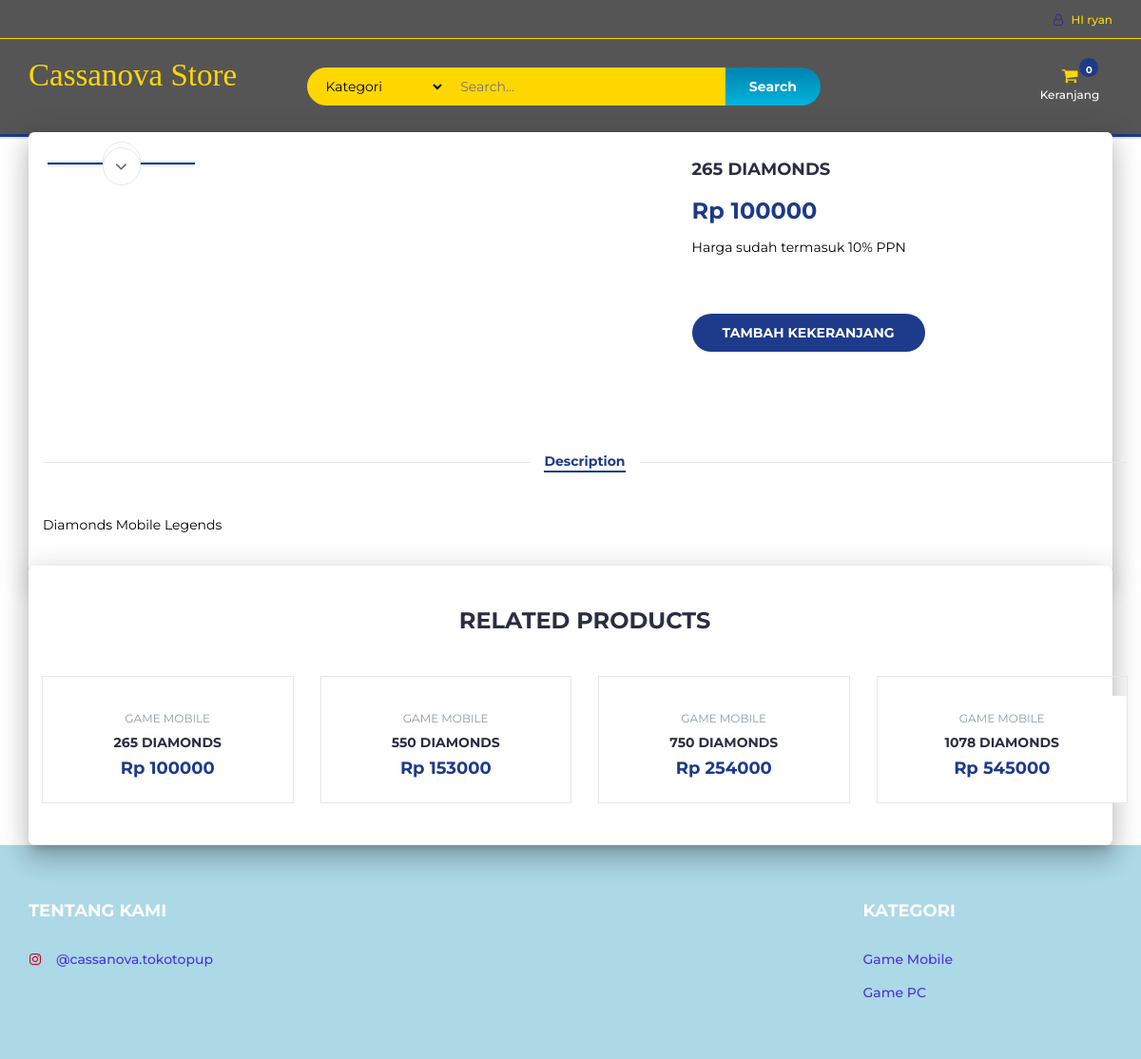
The page /product.php?p=5 (signed in) on the database its author committed.
### tables this page shows
CREATE TABLE `user_info` (
  `user_id` int(10) NOT NULL,
  `first_name` varchar(100) NOT NULL,
  `last_name` varchar(100) NOT NULL,
  `email` varchar(300) NOT NULL,
  `password` varchar(300) NOT NULL,
  `mobile` varchar(15) NOT NULL,
  `address1` varchar(300) NOT NULL,
  `address2` varchar(11) NOT NULL
);

CREATE TABLE `products` (
  `product_id` int(100) NOT NULL,
  `product_cat` int(100) NOT NULL,
  `product_brand` int(100) NOT NULL,
  `product_title` varchar(255) NOT NULL,
  `product_price` int(100) NOT NULL,
  `product_desc` text NOT NULL,
  `product_image` text NOT NULL,
  `product_keywords` text NOT NULL
);

CREATE TABLE `categories` (
  `cat_id` int(100) NOT NULL,
  `cat_title` text NOT NULL
);

### product.php (the view, shortened to what this page needs)
<?php
include "header.php";
?>
		<div class="section main main-raised">
			<div class="container">
				<div class="row">
					<?php
								include 'db.php';
								$product_id = $_GET['p'];
								$sql = " SELECT * FROM products WHERE product_id = $product_id";
								$result = mysqli_query($con, $sql);
								if (mysqli_num_rows($result) > 0)
								{
									while($row = mysqli_fetch_assoc($result))
									{
									echo '
                                <div class="col-md-5 col-md-push-2">
                                <div id="product-main-img">
                                    <div class="product-preview">
                                        <img src="product_images/'.$row['product_image'].'" alt="">
                                    </div>
                                    <div class="product-preview">
                                        <img src="product_images/'.$row['product_image'].'" alt="">
                                    </div>
                                    <div class="product-preview">
                                        <img src="product_images/'.$row['product_image'].'" alt="">
                                    </div>
                                    <div class="product-preview">
                                        <img src="product_images/'.$row['product_image'].'" alt="">
                                    </div>
                                </div>
                            </div>
                                <div class="col-md-2  col-md-pull-5">
                                <div id="product-imgs">
                                    <div class="product-preview">
                                        <img src="product_images/'.$row['product_image'].'" alt="">
                                    </div>
                                    <div class="product-preview">
                                        <img src="product_images/'.$row['product_image'].'" alt="">
                                    </div>
                                    <div class="product-preview">
                                        <img src="product_images/'.$row['product_image'].'g" alt="">
                                    </div>
                                    <div class="product-preview">
                                        <img src="product_images/'.$row['product_image'].'" alt="">
                                    </div>
                                </div>
                            </div>
									';
									?>
									<?php
									echo '
                    <div class="col-md-5">
						<div class="product-details">
							<h2 class="product-name">'.$row['product_title'].'</h2>
							<div>
								<h3 class="product-price">Rp '.$row['product_price'].'<del class="product-old-price"></del></h3>
							</div>
							<p>Harga sudah termasuk 10% PPN</p>
							<div class="add-to-cart">
								<div class="btn-group" style="margin-top: 50px">
								<button class="add-to-cart-btn" pid="'.$row['product_id'].'"  id="product"><i class="fa fa-shopping-cart"></i> Tambah Kekeranjang</button>
                                </div>
							</div>
						</div>
					</div>
					<div class="col-md-12">
						<div id="product-tab">
							<ul class="tab-nav">
								<li class="active"><a data-toggle="tab" href="#tab1">Description</a></li>
							</ul>
							<div class="tab-content">
								<div id="tab1" class="tab-pane fade in active">
									<div class="row">
										<div class="col-md-12">
										<p class="product-desc">'.$row['product_desc'].'</p>
										</div>
									</div>
								</div>
							</div>
						</div>
					</div>
				</div>
			</div>
		</div>
		<div class="section main main-raised">
			<div class="container">
				<div class="row">
					<div class="col-md-12">
						<div class="section-title text-center">
							<h3 class="title">Related Products</h3>
						</div>
					</div>
                    ';
									}
								}
								?>
								<?php
                    include 'db.php';
								$product_id = $_GET['p'];
					$product_query = "SELECT * FROM products,categories WHERE product_cat=cat_id AND product_id BETWEEN $product_id AND $product_id+3";
                $run_query = mysqli_query($con,$product_query);
                if(mysqli_num_rows($run_query) > 0){
                    while($row = mysqli_fetch_array($run_query)){
                        $pro_id    = $row['product_id'];
                        $pro_title = $row['product_title'];
                        $pro_price = $row['product_price'];
                        $pro_image = $row['product_image'];
                        $cat_name = $row["cat_title"];
                        echo "
                                <div class='col-md-3 col-xs-6'>
								<a href='product.php?p=$pro_id'><div class='product'>
									<div class='product-img'>
										<img src='product_images/$pro_image' style='max-height: 170px;' alt=''>
									</div></a>
									<div class='product-body'>
										<p class='product-category'>$cat_name</p>
										<h3 class='product-name header-cart-item-name'><a href='product.php?p=$pro_id'>$pro_title</a></h3>
										<h4 class='product-price header-cart-item-info'>Rp $pro_price<del class='product-old-price'></del></h4>
									</div>
								</div>
                                </div>
			";
		}
}
?>
<?php
include "footer.php";
?>

### header.php (shortened to what this page needs)
<!DOCTYPE html>
<html lang="en">
	<head>
		<link type="text/css" rel="stylesheet" href="css/bootstrap.min.css"/>
		<link type="text/css" rel="stylesheet" href="css/slick.css"/>
		<link type="text/css" rel="stylesheet" href="css/slick-theme.css"/>
		<link type="text/css" rel="stylesheet" href="css/nouislider.min.css"/>
		<link rel="stylesheet" href="css/font-awesome.min.css">
		<link type="text/css" rel="stylesheet" href="css/style.css"/>
		<link type="text/css" rel="stylesheet" href="css/accountbtn.css"/>
    </head>
	<body>
		<header>
			<div id="top-header">
				<div class="container">
					<ul class="header-links pull-right">
						<li><?php
                             include "db.php";
                            if(isset($_SESSION["uid"])){
                                $sql = "SELECT first_name FROM user_info WHERE user_id='$_SESSION[uid]'";
                                $query = mysqli_query($con,$sql);
                                $row=mysqli_fetch_array($query);
                                echo '
                               <div class="dropdownn">
                                  <a href="#" class="dropdownn" data-toggle="modal" data-target="#myModal" ><i class="fa fa-user-o"></i> HI '.$row["first_name"].'</a>
                                  <div class="dropdownn-content">
                                    <a href="" data-toggle="modal" data-target="#profile"><i class="fa fa-user-circle" aria-hidden="true" ></i>Profile</a>
                                    <a href="logout.php"  ><i class="fa fa-sign-in" aria-hidden="true"></i>Log out</a>
                                  </div>
                                </div>';
                            }
                                             ?>
                                </li>
					</ul>
				</div>
			</div>
			<div id="header">
				<div class="container">
					<div class="row">
						<div class="col-md-3">
							<div class="header-logo">
								<a href="#" class="logo">
								<font style="font-style:normal; font-size: 33px;color: #FFD700; font-family: serif">
                                        Cassanova Store
                                    </font>
								</a>
							</div>
						</div>
						<div class="col-md-6">
							<div class="header-search">
								<form>
									<select class="input-select">
										<option value="0">Kategori</option>
									</select>
									<input class="input" id="search" type="text" placeholder="Search...">
									<button type="submit" id="search_btn" class="search-btn">Search</button>
								</form>
							</div>
						</div>
						<div class="col-md-3 clearfix">
							<div class="header-ctn">
<div class="dropdown">
									<a class="dropdown-toggle" data-toggle="dropdown" aria-expanded="true">
										<i class="fa fa-shopping-cart"></i>
										<span>Keranjang</span>
										<div class="badge qty">0</div>
									</a>
									</div>
							</div>
						</div>
					</div>
				</div>
			</div>
		</header>

### css/accountbtn.css (style rules this page uses)
.dropdownn { position: relative; display: inline-block; }

### header.php (style rules this page uses)
body { background: #FFFFFF; color: #000000; }
#header, #top-header, #footer, #bottom-footer { background: #ADD8E6; color: #FFD700; }
#top-header, #header { background: #555555; color: #FFD700; }
#top-header { border-bottom: 1px solid #FFD700; }
.header-links li a { color: #FFD700; }
.logo font { color: #FFD700; }
.header-search input, .header-search select, .header-search button { border: 1px solid #FFD700; color: #000000; background: #FFD700; }
.header-ctn .fa-shopping-cart, .header-ctn .fa-bars { color: #FFD700; }
.dropdown-toggle, .dropdownn-content a { color: #FFD700; }

### rows shown on the page
user_info: first_name "ryan"
products: product_title "265 DIAMONDS", product_price "100000", product_desc "Diamonds Mobile Legends", categories.cat_title "GAME MOBILE"
products: categories.cat_title "GAME MOBILE", product_title "550 DIAMONDS", product_price "153000"
products: categories.cat_title "GAME MOBILE", product_title "750 DIAMONDS", product_price "254000"
products: categories.cat_title "GAME MOBILE", product_title "1078 DIAMONDS", product_price "545000"
